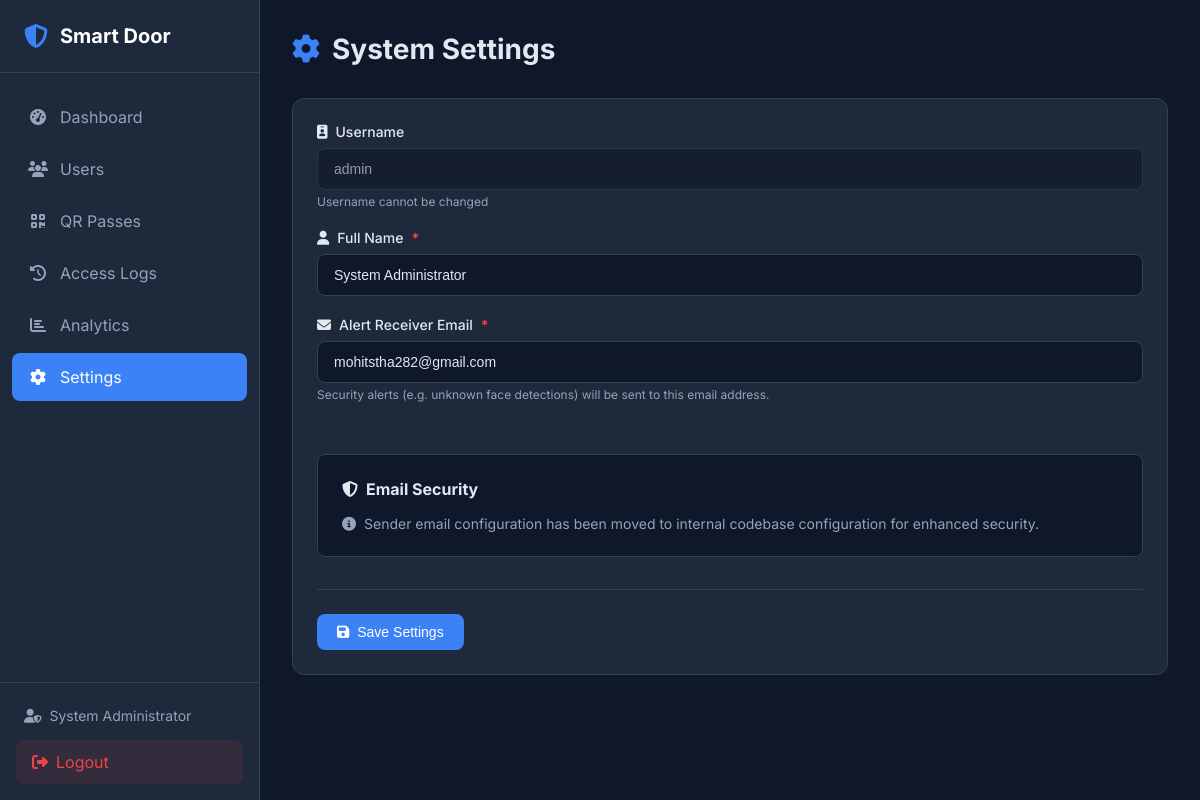
The page /settings (signed in) on the database as committed earlier.
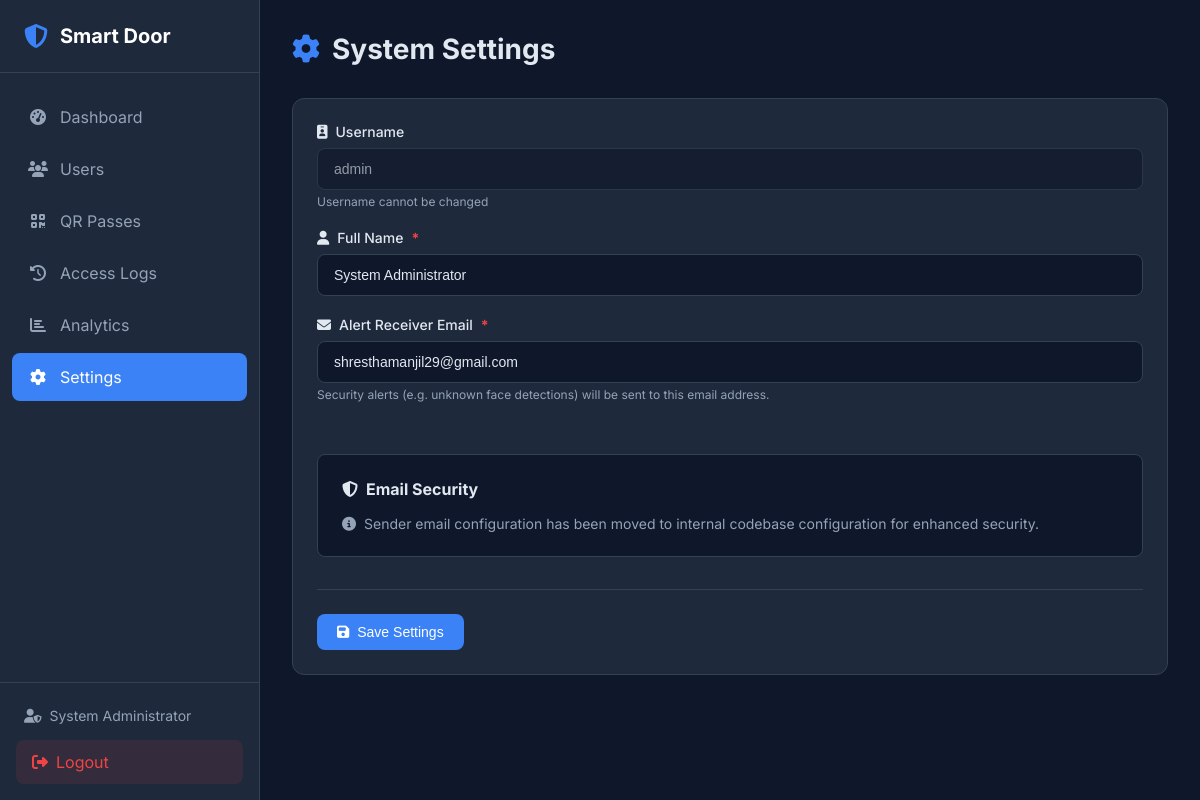
The same page on the database as committed later.
### tables this page shows
CREATE TABLE system_settings (
    key VARCHAR(100) PRIMARY KEY,
    value TEXT,
    is_encrypted BOOLEAN DEFAULT 0,
    created_at DATETIME DEFAULT CURRENT_TIMESTAMP,
    updated_at DATETIME DEFAULT CURRENT_TIMESTAMP
);

### web/app.py (the view, shortened to what this page needs)
@app.route('/settings', methods=['GET', 'POST'])
@login_required
def settings():
    admin = admin_repo.get_by_id(session['admin_id'])
    from modules.access_controller import AccessController
    alert_email = AccessController().get_setting("alert_receiver_email") or EMAIL_RECIPIENT
    return render_template('settings.html', admin=admin, alert_email=alert_email)

### database/db_manager.py (called while the page is built, shortened)
    def __new__(cls):
        if cls._instance is None:
            with cls._lock:
                if cls._instance is None:
                    cls._instance = super().__new__(cls)
                    cls._instance._initialized = False
        return cls._instance

    def _get_connection(self) -> sqlite3.Connection:
        return self._local.connection

    def execute(self, query: str, params: tuple = ()) -> sqlite3.Cursor:
        conn = self._get_connection()
        cursor = conn.cursor()
        cursor.execute(query, params)
        return cursor

    def get_by_id(self, admin_id: int) -> Optional[Dict]:
        cursor = self.db.execute(
            "SELECT * FROM admin WHERE id = ?",
            (admin_id,)
        )
        row = cursor.fetchone()
        return dict(row) if row else None

### web/templates/settings.html (shortened to what this page needs)
{% extends "base.html" %}
{% block content %}
<div class="page-header">
    <h1>
        <i class="fas fa-cog"></i>
        System Settings
    </h1>
</div>
<div class="card">
    <div class="card-body">
        <form method="POST" action="{{ url_for('settings') }}" class="user-form">
            <div class="form-row">
                <div class="form-group">
                    <label for="username">
                        <i class="fas fa-id-badge"></i>
                        Username
                    </label>
                    <input type="text" id="username" value="{{ admin.username }}" readonly disabled>
                    <small class="form-help">Username cannot be changed</small>
                </div>
            </div>
            <div class="form-row">
                <div class="form-group">
                    <label for="full_name">
                        <i class="fas fa-user"></i>
                        Full Name <span class="required">*</span>
                    </label>
                    <input type="text" id="full_name" name="full_name" required
                           value="{{ admin.full_name }}">
                </div>
            </div>
            <div class="form-row">
                <div class="form-group">
                    <label for="email">
                        <i class="fas fa-envelope"></i>
                        Alert Receiver Email <span class="required">*</span>
                    </label>
                    <input type="email" id="email" name="email" required
                           value="{{ alert_email }}"
                           placeholder="alert@example.com">
                    <small class="form-help">Security alerts (e.g. unknown face detections) will be sent to this email address.</small>
                </div>
            </div>
            <div class="enrollment-info">
                <h3><i class="fas fa-shield-alt"></i> Email Security</h3>
                <p class="enrollment-help">
                    <i class="fas fa-info-circle"></i>
                    Sender email configuration has been moved to internal codebase configuration for enhanced security.
                </p>
            </div>
            <div class="form-actions">
                <button type="submit" class="btn btn-primary">
                    <i class="fas fa-save"></i>
                    Save Settings
                </button>
            </div>
        </form>
    </div>
</div>
{% endblock %}

Rows that differ between the two databases and show on the page:
changed system_settings: email "mohitstha282@gmail.com" → "shresthamanjil29@gmail.com"
